Frame 1 (no input): blank canvas, image omitted
Frame 60 (no input): blank canvas, image omitted
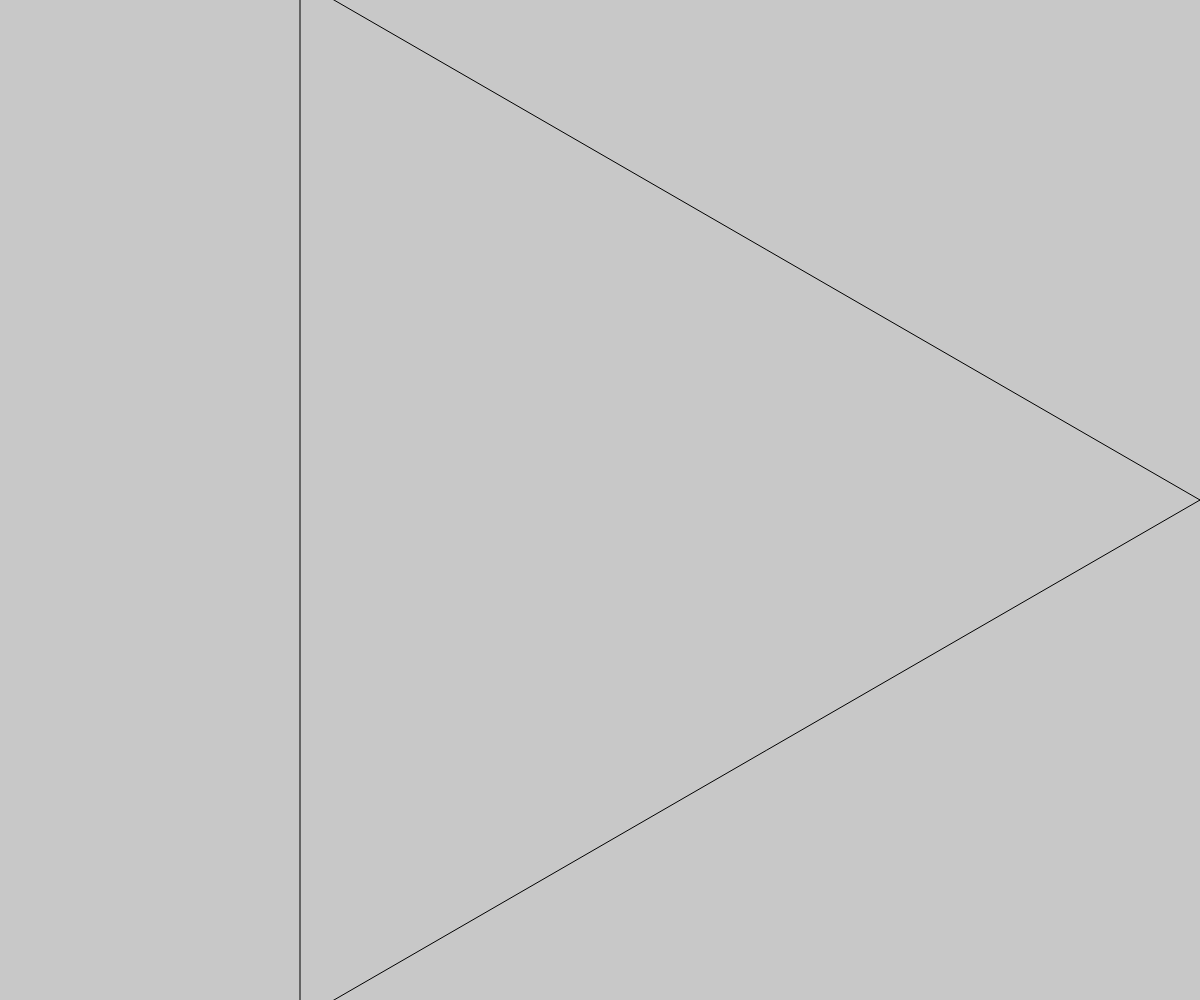
Frame 120 (the mouse pressed at the canvas centre since frame 60)

The p5.js sketch whose frames 1 and 60 were blank and that drew this single picture after the mouse press (run headless with seeded random() and noise() and a simulated clock; from frame 60 on, the mouse is pressed at the canvas centre):

// p5.js sketch
// ── sketch.js


function setup() {
	createCanvas(windowWidth, windowHeight)
}

function draw() {

	background(200)

	noFill()

	for (let i=0; i<10; i++) {
		poligono(width/2, height/2, mouseX + i * mouseY, i + 3)
	}




}

function windowResized() {
	resizeCanvas(windowWidth, windowHeight)
}


function poligono(cx, cy, raggio, lati) {
	beginShape()
	for(let i=0; i<lati; i++) {
		let a = TAU / lati * i
		let vx = cos(a) * raggio + cx
		let vy = sin(a) * raggio + cy
		vertex(vx, vy)
	}
	endShape(CLOSE)
}
